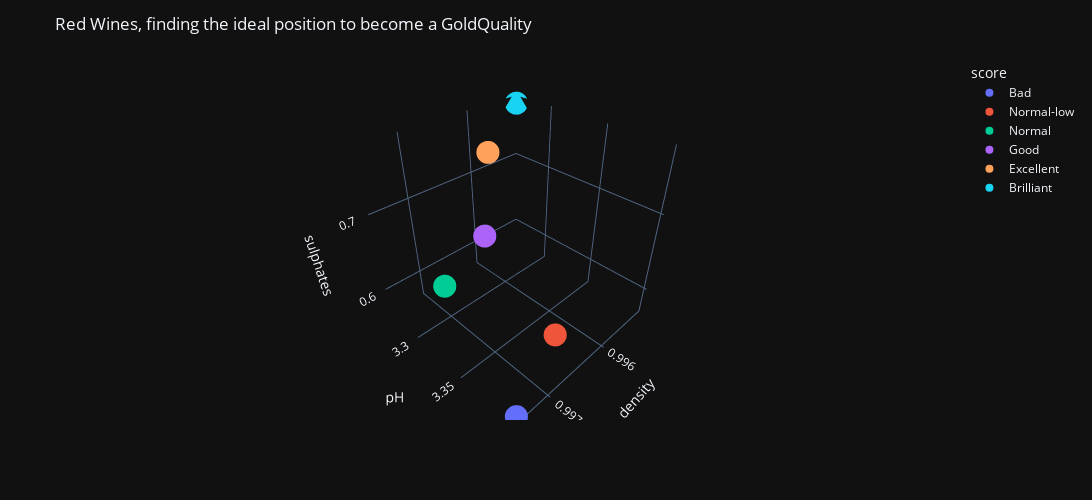

The code cell stored with this chart in its notebook:
### Code cell
#Ploting by density, pH and sulphates vs Score Relation to find the best quality posible
fig = px.scatter_3d(red_ridgeline, x="density", y="pH",z="sulphates", color="score", template="plotly_dark")
fig.update_layout(title='Red Wines, finding the ideal position to become a GoldQuality', autosize=False, width=1800, height=500, template="plotly_dark")
fig.show()

### Figure 1 — Plotly figure (JSON) as saved in the notebook; plotly's stock layout.template omitted (floating-point values rounded to 4 significant figures)
{"data": [{"hovertemplate": "score=Bad<br>density=%{x}<br>pH=%{y}<br>sulphates=%{z}<extra></extra>", "legendgroup": "Bad", "marker": {"color": "#636efa", "symbol": "circle"}, "mode": "markers", "name": "Bad", "scene": "scene", "showlegend": true, "type": "scatter3d", "x": [0.9975], "y": [3.398], "z": [0.57]}, {"hovertemplate": "score=Normal-low<br>density=%{x}<br>pH=%{y}<br>sulphates=%{z}<extra></extra>", "legendgroup": "Normal-low", "marker": {"color": "#EF553B", "symbol": "circle"}, "mode": "markers", "name": "Normal-low", "scene": "scene", "showlegend": true, "type": "scatter3d", "x": [0.9965], "y": [3.382], "z": [0.5964]}, {"hovertemplate": "score=Normal<br>density=%{x}<br>pH=%{y}<br>sulphates=%{z}<extra></extra>", "legendgroup": "Normal", "marker": {"color": "#00cc96", "symbol": "circle"}, "mode": "markers", "name": "Normal", "scene": "scene", "showlegend": true, "type": "scatter3d", "x": [0.9971], "y": [3.305], "z": [0.621]}, {"hovertemplate": "score=Good<br>density=%{x}<br>pH=%{y}<br>sulphates=%{z}<extra></extra>", "legendgroup": "Good", "marker": {"color": "#ab63fa", "symbol": "circle"}, "mode": "markers", "name": "Good", "scene": "scene", "showlegend": true, "type": "scatter3d", "x": [0.9966], "y": [3.318], "z": [0.6753]}, {"hovertemplate": "score=Excellent<br>density=%{x}<br>pH=%{y}<br>sulphates=%{z}<extra></extra>", "legendgroup": "Excellent", "marker": {"color": "#FFA15A", "symbol": "circle"}, "mode": "markers", "name": "Excellent", "scene": "scene", "showlegend": true, "type": "scatter3d", "x": [0.9961], "y": [3.291], "z": [0.7413]}, {"hovertemplate": "score=Brilliant<br>density=%{x}<br>pH=%{y}<br>sulphates=%{z}<extra></extra>", "legendgroup": "Brilliant", "marker": {"color": "#19d3f3", "symbol": "circle"}, "mode": "markers", "name": "Brilliant", "scene": "scene", "showlegend": true, "type": "scatter3d", "x": [0.9952], "y": [3.267], "z": [0.7678]}], "layout": {"autosize": false, "height": 500, "legend": {"title": {"text": "score"}, "tracegroupgap": 0}, "margin": {"t": 60}, "scene": {"domain": {"x": [0, 1], "y": [0, 1]}, "xaxis": {"title": {"text": "density"}}, "yaxis": {"title": {"text": "pH"}}, "zaxis": {"title": {"text": "sulphates"}}}, "title": {"text": "Red Wines, finding the ideal position to become a GoldQuality"}, "width": 1800}}
